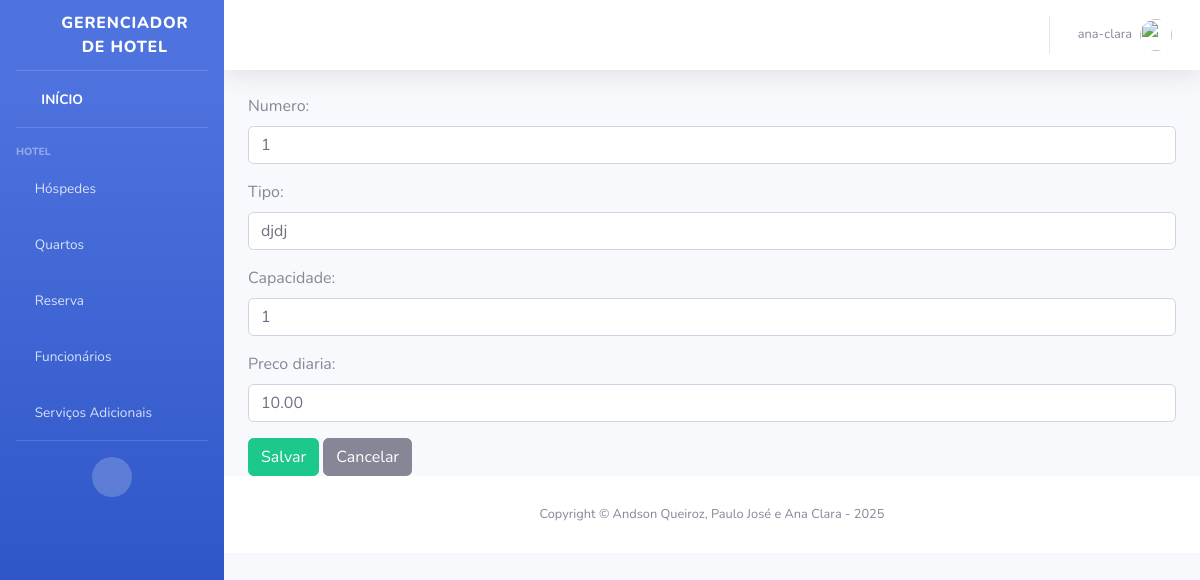
The app's page /editar-quarto/1 (signed in) with its own data.
### quartos/models.py (models this page shows, shortened)
class Quarto(models.Model):
    numero = models.IntegerField(unique=True, primary_key=True)
    tipo = models.CharField(max_length=50)
    capacidade = models.IntegerField()
    disponibilidade = models.BooleanField(default=True)
    preco_diaria = models.DecimalField(max_digits=8, decimal_places=2)

### quartos/views.py (the view)
# urls.py: path('editar-quarto/<int:numero>', views.editar_quarto, name='editar_quarto'),
@login_required
def editar_quarto(request, numero):
    quarto = get_object_or_404(Quarto, numero=numero)
    form = QuartoForm(request.POST or None, instance=quarto)
    if form.is_valid():
        form.save()
        return redirect('listar_quartos')
    return render(request, 'quartos/form.html', {'form': form})

### quartos/forms.py
class QuartoForm(forms.ModelForm):
    class Meta:
        model = Quarto
        fields = ['numero', 'tipo', 'capacidade', 'preco_diaria']
        widgets = {
            'numero': forms.NumberInput(attrs={'class': 'form-control'}),
            'tipo': forms.TextInput(attrs={'class': 'form-control'}),
            'capacidade': forms.NumberInput(attrs={'class': 'form-control'}),
            'preco_diaria': forms.NumberInput(attrs={'class': 'form-control'})
        }

### templates/quartos/form.html (shortened to what this page needs)
{% extends 'base.html' %}
{% block content %}
<div class="container-fluid">
  <form method="post">
    {{ form.as_p }}
    <button type="submit" class="btn btn-success">Salvar</button>
    <a href="{% url 'listar_quartos' %}" class="btn btn-secondary">Cancelar</a>
  </form>
</div>
{% endblock %}

### templates/base.html (shortened to what this page needs)
<!DOCTYPE html>
<html lang="en">
{% load static %}
<head>
    <link href="{% static 'vendor/fontawesome-free/css/all.min.css' %}" rel="stylesheet" type="text/css">
    <link href="{% static 'css/sb-admin-2.min.css' %}" rel="stylesheet">
</head>
<body id="page-top d-flex flex-column min-vh-100">
    <div id="wrapper">
        <ul class="navbar-nav bg-gradient-primary sidebar sidebar-dark accordion" id="accordionSidebar">
            <a class="sidebar-brand d-flex align-items-center justify-content-center" href="index.html">
                <div class="sidebar-brand-icon rotate-n-15">
                    <i class="fas fa-laugh-wink"></i>
                </div>
                <div class="sidebar-brand-text mx-3">Gerenciador de HOTEL</div>
            </a>
            <hr class="sidebar-divider my-0">
            <li class="nav-item active">
                <a class="nav-link" href="{% url 'listar_tudo' %}">
                    <i class="fas fa-fw fa-tachometer-alt"></i>
                    <span>INÍCIO</span></a>
            </li>
            <hr class="sidebar-divider">
            <div class="sidebar-heading">
                Hotel
            </div>
            <li class="nav-item">
                <a class="nav-link collapsed" href="#" data-toggle="collapse" data-target="#collapseTwo"
                    aria-expanded="true" aria-controls="collapseTwo">
                    <i class="fas fa-suitcase-rolling"></i>
                    <span>Hóspedes</span>
                </a>
            </li>
            <li class="nav-item">
                <a class="nav-link collapsed" href="#" data-toggle="collapse" data-target="#collapseUtilities"
                    aria-expanded="true" aria-controls="collapseUtilities">
                    <i class="fas fa-bed"></i>
                    <span>Quartos</span>
                </a>
            </li>
            <li class="nav-item">
                <a class="nav-link collapsed" href="#" data-toggle="collapse" data-target="#collapseReserva"
                    aria-expanded="true" aria-controls="collapseReserva">
                    <i class="fas fa-hotel"></i>
                    <span>Reserva</span>
                </a>
            </li>
            <li class="nav-item">
                <a class="nav-link collapsed" href="#" data-toggle="collapse" data-target="#collapseFuncionarios"
                    aria-expanded="true" aria-controls="collapseFuncionarios">
                    <i class="fas fa-user-tie"></i>
                    <span>Funcionários</span>
                </a>
            </li>
             <li class="nav-item">
                <a class="nav-link collapsed" href="#" data-toggle="collapse" data-target="#collapseServicos"
                    aria-expanded="true" aria-controls="collapseServicos">
                    <i class="fas fa-concierge-bell"></i>
                    <span>Serviços Adicionais</span>
                </a>
            </li>
            <hr class="sidebar-divider d-none d-md-block">
            <div class="text-center d-none d-md-inline">
                <button class="rounded-circle border-0" id="sidebarToggle"></button>
            </div>
        </ul>
        <div id="content-wrapper" class="d-flex flex-column">
            <main id="content" class="flex-fill">
                <nav class="navbar navbar-expand navbar-light bg-white topbar mb-4 static-top shadow">
                    <ul class="navbar-nav ml-auto">
                        {% if user.is_authenticated %}
                        <li class="nav-item dropdown no-arrow">
                            <a class="nav-link dropdown-toggle" href="#" id="userDropdown" role="button"
                                data-toggle="dropdown" aria-haspopup="true" aria-expanded="false">
                                <span class="mr-2 d-none d-lg-inline text-gray-600 small">{{ user.username }}</span>
                                <img class="img-profile rounded-circle" src="{% static 'img/undraw_profile.svg' %}">
                            </a>
                        </li>
                    {% else %}
                        <li class="nav-item">
                            <a class="nav-link" href="{% url 'login' %}">Login</a>
                        </li>
                    {% endif %}
                    </ul>
                </nav>
                {% block content %}{% endblock %}
            <footer class="footer sticky-footer bg-white">
                <div class="container my-auto">
                    <div class="copyright text-center my-auto">
                        <span>Copyright &copy; Andson Queiroz, Paulo José e Ana Clara - 2025</span>
                    </div>
                </div>
            </footer>
        </div>
    </div>
</body>
</html>

### records on screen
Quarto: numero "1", tipo "djdj", capacidade "1", preco_diaria "10.00"

### other values on screen
{{ user.username }} "ana-clara"
